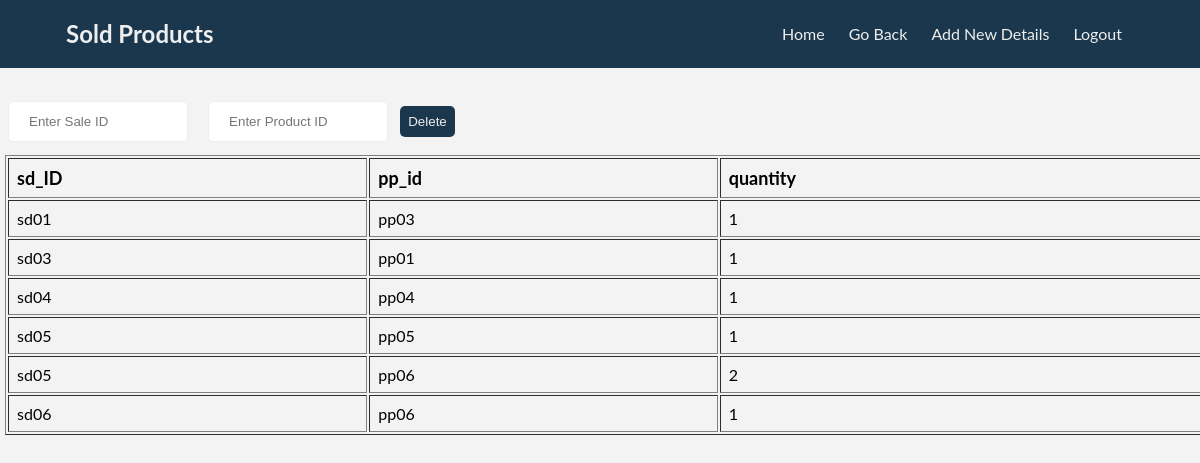
/soldproducts.php (signed in), run on the app's committed database.
### tables this page shows
CREATE TABLE `sold_products` (
  `sd_id` varchar(9) NOT NULL,
  `pp_id` varchar(9) NOT NULL,
  `quantity` int(11) NOT NULL
);

### soldproducts.php (the view, shortened to what this page needs)
<html>
    <head>
</head>
<body>
<nav id="main-nav">
        <div class="container">
            <h2>Sold Products</h2>
            <ul>
                <li>
                    <a href="home.html">Home</a>
                </li>
                <li>
                    <a href="sales.php">Go Back</a>
                </li>
                <li>
                    <a href="soldpdadd.php">Add New Details</a>
                </li>
                <li>
                    <a href="logout.php">Logout</a>
                </li>
            </ul>
        </div>
    </nav>
    <div class="lastblock" style="margin-top:25px;">
    <form action="deletesoldpd.php" method="post">
    <input  id="dbutton" type="text" name="t1" placeholder="Enter Sale ID" required>
    <input  id="dbutton" type="text" name="t2" placeholder="Enter Product ID" required>
    <input  style=" padding: 8px; background: #1A374D; border: none; border-radius: 5px; color: #eee "type="submit" value="Delete">
    </form>
    </div>
<?php
$con = mysqli_connect("localhost","root","","Petshop_management");
$var=mysqli_query($con,"select * from sold_products ");
echo "<table border size=10>";
echo "<tr>
<th>sd_ID</th>
<th>pp_id</th>
<th>quantity</th>
</tr>";
if(mysqli_num_rows($var)>0){
    while($arr=mysqli_fetch_row($var))
    { echo "<tr>
    <td>$arr[0]</td>
    <td>$arr[1]</td>
    <td>$arr[2]</td>
    </tr>";}
    echo "</table>";
}
?>
</body>
</html>

### soldproducts.php (style rules this page uses)
:root { --light-color: #f3f3f3; --dark-color: #333; --max-width: 1100px; }
table { margin:5px ; width:100%; color: black; }
td, th { text-align: left; padding: 8px; }
th { font-size: large; }
input[type=text] { width: 15%; padding: 12px 20px; margin: 8px ; background:#fff; border: 1px solid #eee; border-radius: 5px; color:#ddd; }
* { margin: 0; padding: 0; box-sizing: border-box; }
body { font-family: 'Lato', sans-serif; line-height: 1.5; background: var(--light-color); overflow: hidden; }
a { color: #333; text-decoration: none; }
ul { list-style: none; }
.container { max-width: var(--max-width); padding: 0 2rem; margin: auto; overflow: hidden; }
#main-nav { background: #1A374D; color: #eee; position: sticky; z-index: 2; top: 0; }
#main-nav .container { display: grid; grid-template-columns: 3fr 9fr ; padding: 1rem; align-items: center; }
#main-nav ul { justify-self: end; display: flex; }
#main-nav ul li a { padding: 0.75rem; color: #eee; }

### data on the page
sold_products: sd "sd01", pp "pp03", quantity "1"
sold_products: sd "sd03", pp "pp01", quantity "1"
sold_products: sd "sd04", pp "pp04", quantity "1"
sold_products: sd "sd05", pp "pp05", quantity "1"
sold_products: sd "sd05", pp "pp06", quantity "2"
sold_products: sd "sd06", pp "pp06", quantity "1"
